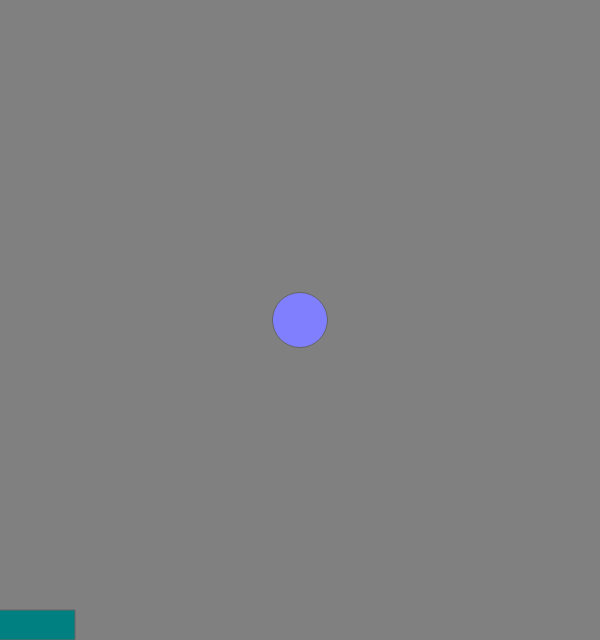
Frame 1 (no input)
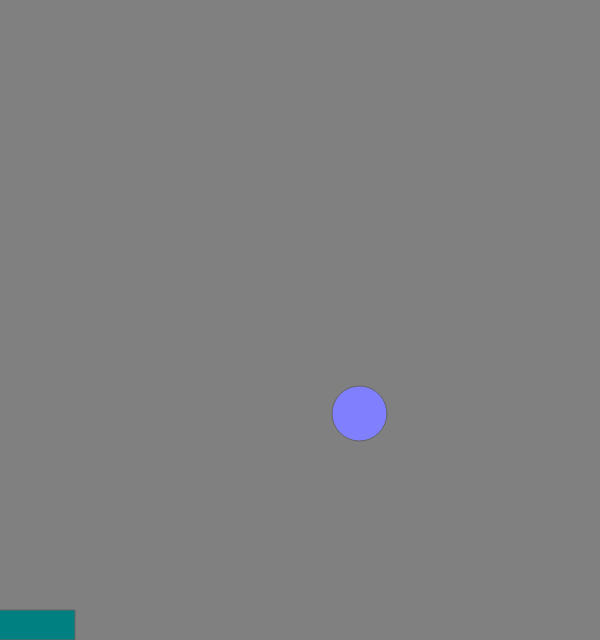
Frame 60 (no input)
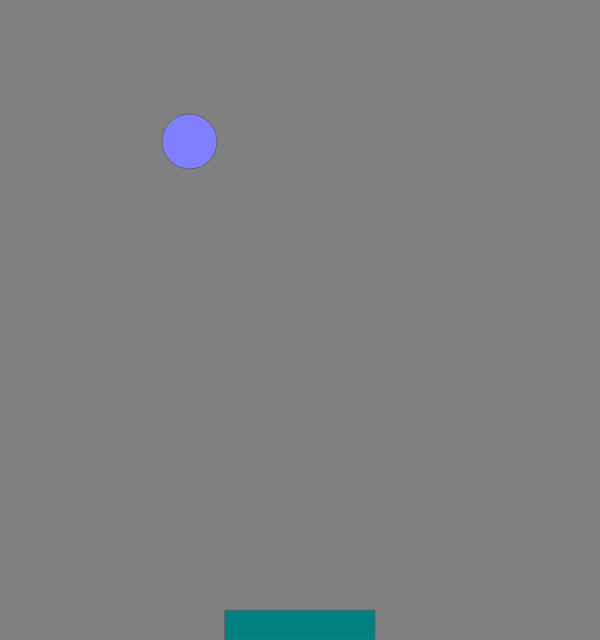
Frame 120 (the mouse pressed at the canvas centre since frame 60)

The p5.js sketch that drew these frames (run headless with seeded random() and noise() and a simulated clock; from frame 60 on, the mouse is pressed at the canvas centre):

// p5.js sketch
// ── sketch.js
// ball을 위한 변수
let xPos, xDir; // 공의 x축 위치와 진행 방향
let yPos, yDir; // 공의 y축 위치와 진행 방향
let diam;  // 공의 반지름
let speed; // 공의 속도

// pad를 위한 변수
let padX, padWidth; // pad 중심 x좌표, pad폭

function setup() {
  createCanvas(600, 640);
  speed = 8.5;
  xPos = width / 2; // 공을 화면의 중심에서 출발
  xDir = speed;
  yPos = height / 2; 
  yDir = speed;
  diam = 55;

  padWidth = 150;
}

function draw() {
  background(128);

  // ball drawing and movement
  stroke(100);
  fill("#8080FF");
  ellipse(xPos, yPos, diam, diam);
  xPos = xPos + xDir;
  yPos = yPos + yDir;

  // pad를 마우스 위치로 움직이기
  padX = mouseX - padWidth / 2;
  fill('#008080');
  rect(padX, height - 30, padWidth, 30);

  // ball bouncing
  if (xPos - diam / 2 < 0) xDir = xDir * -1;
  if (xPos + diam / 2 > width) xDir *= -1;

  if (yPos - diam / 2 < 0) yDir *= -1;
  if (yPos + diam / 2 > height) yDir *= -1;
}
